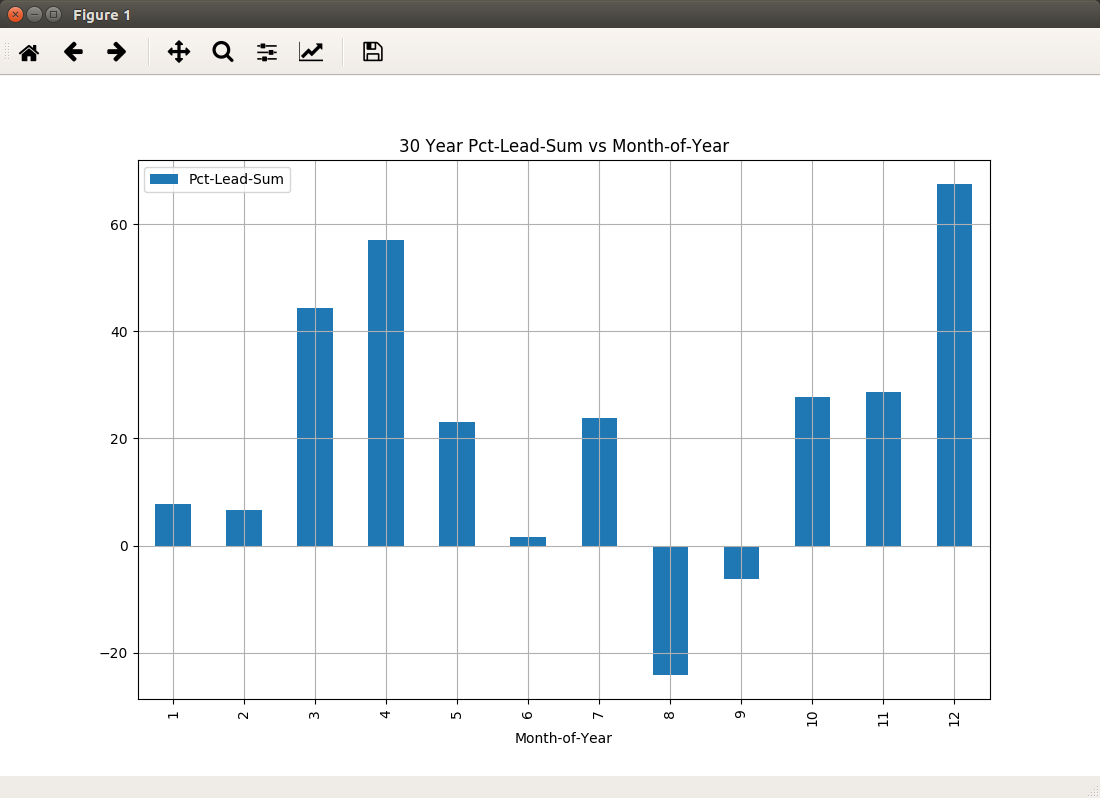

Python code for this plot:
# moy_hist.py

# This script should create a visualization of pctlead vs Month of Year AKA moy:

# I should get dates and prices.

import pandas as pd
import pdb

df10 = pd.read_csv('http://ichart.finance.yahoo.com/table.csv?s=%5EGSPC')

# I should compute pctlead:
df10['pctlead'] = (100.0 * (df10.Close.shift(1) - df10.Close) / df10.Close).fillna(0)

# I should compute moy:
dt_sr = pd.to_datetime(df10.Date)
moy_l = [int(dt.strftime('%-m')) for dt in dt_sr]
df10['moy'] = moy_l

# Over the past 30 years I should collect pctlead vs moy:
yr30_i = 252 * 30
df11   = df10[1:yr30_i][['pctlead','moy']]
df11.columns = ['Pct-Lead-Sum','Month-of-Year']

# I should groupby moy and compute mean:
moy_gb = df11.groupby('Month-of-Year')
moy_gb_df = moy_gb.sum()
print(moy_gb_df)

import matplotlib
# matplotlib.use('Agg')
# Order is important here.
# Do not move the next import:
import matplotlib.pyplot as plt

moy_gb_df.plot.bar(title="30 Year Pct-Lead-Sum vs Month-of-Year", figsize=(11,7))
plt.grid(True)
# plt.savefig('pctlead_moy.png')
plt.show()
# plt.close()

'bye'
